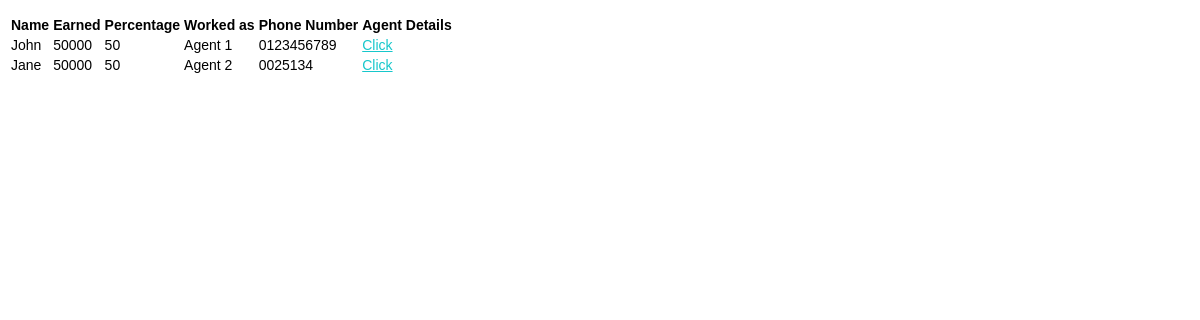
Page /closing_agents.php?id=1 (signed in) on the committed database.
### tables this page shows
CREATE TABLE `agent_involved_in_closing` (
  `Agent_ID` int(11) NOT NULL,
  `Closing_ID` int(11) NOT NULL,
  `earning` double NOT NULL,
  `workedAs` tinyint(4) NOT NULL
);

CREATE TABLE `agent` (
  `Agent_ID` int(11) NOT NULL,
  `Name` varchar(150) NOT NULL,
  `ImmediateUpline_ID` int(11) DEFAULT NULL,
  `Status` tinyint(4) NOT NULL,
  `PhoneNumber` varchar(30) NOT NULL
);

### closing_agents.php (the view, shortened to what this page needs)
<!DOCTYPE html>
<html>
    <head>
      <link type='text/css' rel='stylesheet' href='style.css'/>
 </head>
 <body>
      <p>
        <?php
        	include('session.php');
          $row = $_GET["id"];
          $PPSQL = "SELECT Percentage, JobName
                          FROM `paypercentages`,closing
                          WHERE (DATEDIFF (closing.Date,ValidityEnd)<=0 OR ValidityEnd IS NULL)
                            AND DATEDIFF (closing.Date,ValidityStart)>=0
                            AND closing.closing_ID = ".$_GET["id"];
          $PPResults = mysqli_query($db, $PPSQL);
          $PresP ="";
          $VPP = "";
          while ($PPRow = $PPResults->fetch_assoc()) {
            if($PPRow["JobName"] == "President"){
              $PresP = $PPRow["Percentage"];
            }else if($PPRow["JobName"] == "VicePresident"){
              $VPP = $PPRow["Percentage"];
            }
          }
          $idSQL = "SELECT Agent.Agent_ID, Agent.Name, agent_involved_in_closing.earning,
                      agent_involved_in_closing.workedAs, PhoneNumber, aCount.nAgents AS ac
                    from Agent_involved_in_closing, Agent,
                      (SELECT closing.closing_ID AS cID,
                          COUNT(agent_involved_in_closing.Agent_ID) AS nAgents
                        FROM agent_involved_in_closing, closing
                        WHERE agent_involved_in_closing.Closing_ID = closing.closing_ID
                            AND agent_involved_in_closing.workedAs IN (1,7,13,19)
                        GROUP BY closing.closing_ID) aCount
                    WHERE Agent.Agent_ID = agent_involved_in_closing.Agent_ID
                    AND agent.Agent_ID != 0
                    AND aCount.cID = agent_involved_in_closing.Closing_ID
                    AND agent_involved_in_closing.Closing_ID = ".$row;
          $idResults = mysqli_query($db, $idSQL);
          if ($idResults->num_rows > 0) {
            echo "<table>";
            echo "<tr> <th>Name</th> <th>Earned</th> <th>Percentage</th> <th>Worked as</th>
                <th>Phone Number</th> <th>Agent Details</th> </tr>";
            while($agentRow = $idResults->fetch_assoc()) {
              $Percentage = setPercentage($agentRow["workedAs"],$agentRow["ac"],$PresP,$VPP);
              $workedAs = setWorkedAs($agentRow["workedAs"]);
              echo "<tr><td> " . $agentRow["Name"]. " </td>";
              echo "<td> " . $agentRow["earning"]. " </td>";
              echo "<td> " . $Percentage . " </td>";
              echo "<td> " .  $workedAs . " </td>";
              echo "<td> " . $agentRow["PhoneNumber"]. " </td>";
              ?>
                <td>
                  <a class="btn btn-warning" href='agent_details.php?id=<?php echo $agentRow["Agent_ID"]; ?>'>Click</a>
                </td></tr>
              <?php
            }
          } else {
            echo "No agents found";
          }
        ?>
      </p>
    </body>
    <?php
      function setWorkedAs($code){
        $workedAs = "";
        if($code>18){
          $workedAs = "Agent 4";
        }else if($code>12){
          $workedAs = "Agent 3";
        }else if($code>6){
          $workedAs = "Agent 2";
        }else{
          $workedAs = "Agent 1";
        }
        return $workedAs;
      }
      function setPercentage($code,$count,$pres,$vp){
        $workedAs = "";
        if($count == 4){
          $workedAs = 25;
        }else if($code>12){
          $workedAs = 25;
        }else if($code>6 && $count==3){
          $workedAs = 25;
        }else if($code>6 && $count==2){
          $workedAs = 50;
        }else if($code<7 && ($count==3 || $count==2)){
          $workedAs = 50;
        }else if($code<7 && $count==1){
          $workedAs = 100;
        }
        return $workedAs;
      }
    ?>
</html>

### style.css (style rules this page uses)
body { font-family:Arial, Helvetica, sans-serif; font-size:14px; height: 100%; }
a { color: #17C7CB; }
td { vertical-align: middle !important; }

### rows in the picture
agent_involved_in_closing: Agent_ID.Name "John", earning "50000", Percentage "50", workedAs "Agent 1", Agent_ID.PhoneNumber "0123456789"
agent_involved_in_closing: Agent_ID.Name "Jane", earning "50000", Percentage "50", workedAs "Agent 2", Agent_ID.PhoneNumber "0025134"
